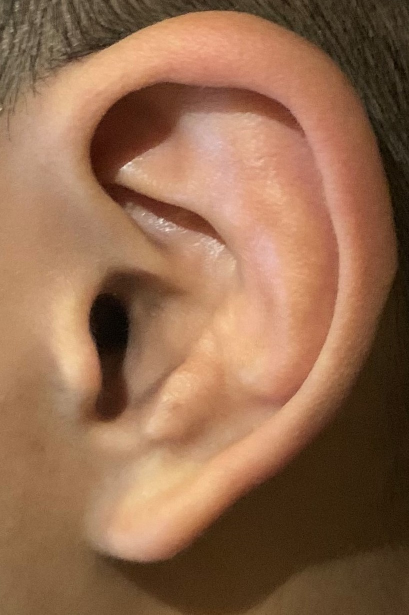
//> input picture FinalProgram/anchor.jpg, 818 x 1229 px (shown at 1/2 size); its folder holds 3 pictures in this run
$ ./main   (built with g++ and OpenCV 4)
//> lines starting //> are read from the running program, lines starting //| are printed output that depends on the picture
// ---------------------------------------------------------------------------
// main.cpp
// Author: Diego Guadarrama, Ely, Fred
// Created: 11/22/2021
// Last Modified: 12/07/2021
// ---------------------------------------------------------------------------
// Purpose: The purpose of Program4 is to use material learned in class and
// develop a project to showcase what we've learned this quarter. This program
// takes two images "anchor" and a second image named "test" and through
// several image processing techniques we attempt to first locate the ear in the
// the test image and second determine whether the ear found in anchor image is the same
// ear as in the test image. We use several techniques used in object/feature
// recognition and build upon those techniques focusing on key contrainst and
// are unique to each persons ear. Program4 features include:
// - allows for image input
// - allows for canny edge detection to be applied to image passed in.
// - allows for k-means algorithm to be applied to image passed in as well as passing
//   custom K values for k-means algorithm. Returns new image with K-Means algo. applied to it.
// - allows for custom cropping at given x,y coordinates of image and
//   with specified width and height..
// - allows for image to be enhanced (change settings in img: brightness, contrast,
//   blur).
// - allows for image to be displayed in window when program is ran
// - allows for image to be saved to disk (folder)
// - allows for creation of 3D matrix to keep track of where most sift features
//   are found in the test image
// - allows for creation of 3D matrix to keep track of most common color in image
// - allows for sift feature detection to be performed on image
// - allows for matchTemplate to be performed on given image
// - allows for grabCut to be perofrmed on passed in image
// - allows for passed in image to be rotated as specified by user
// - allows for image to be shows with shorthand method that takes in name (string) and img file
//   to make debuggin easier and code looking cleaner
// - allows for image calibration to better detect ears at an angle
// Assumptions:
// - all data is assumed to be correct and correctly formated
// - image is expected to be a jpg with the exception of jpeg for calibration method
// - testing images including "anchor" and "test" must be correctly located in the
//   same place as main.cpp
// - images from each category S (close up ear image), M(ear and head visibly shown), and
//	 L (far away from ear) should be fairly close in image size.
// - OpenCV is expected to be installed correctly and working in program
// - methods called from OpenCv must have valid parameters
// ---------------------------------------------------------------------------

#include <opencv2/core.hpp>
#include <opencv2/highgui.hpp>
#include <opencv2/calib3d/calib3d.hpp>
#include <iostream>
#include <opencv2/imgproc.hpp>
#include <opencv2/features2d.hpp>
#include <opencv2/highgui/highgui.hpp>
#include <opencv2/imgproc/imgproc.hpp>
#include <opencv2/core/core.hpp>

#include <stdio.h>
#include <iostream>
using namespace std;
using namespace cv;

// store cropped test image not affected by k-means
Mat testCropNoEffects;

// Defining the dimensions of checkerboard
// int CHECKERBOARD[2]{6 ,9};
int CHECKERBOARD[2]{ 9,7 };


// cannyEdgeDetection - performs canny edge detection using OpenCV
// preconditions: Takes valid image type
// postconditions: returns new image of same size with canny edge
// detection performed
// [16 lines left out: function cannyEdgeDetection, not called in this run]

// K_Means - applies k-means algo. to input IMG passed in compatible
// with both color and gray scale image
// preconditions: Valid image and number of desired clusters
// postconditions: returns new copy of image passed in
// with k-means applied to it with specific K value.
Mat K_Means(Mat input, int K) {
	// https://www.youtube.com/watch?v=dCZASegkY9g
	// converts iamge data into float data
	Mat samples(input.rows * input.cols, input.channels(), CV_32F);
	// loop through image values
	for (int y = 0; y < input.rows; y++) {
		for (int x = 0; x < input.cols; x++) {
			// check each channel
			for (int z = 0; z < input.channels(); z++) {
				// if image is colored convert each channel
				if (input.channels() == 3) {
					samples.at<float>(y + x * input.rows, z) = input.at<Vec3b>(y,x)[z];
				}
				// grayscale only has one channel
				else {
					samples.at<float>(y + x * input.rows, z) = input.at<uchar>(y, x);
				}
			}
		}
	}
	// output variables
	Mat labels;
	int attempts = 5;
	Mat centeres;
	// built-in function from OpenCV for image clustering
	kmeans(samples, K, labels, TermCriteria(TermCriteria::MAX_ITER | TermCriteria::EPS, 10, 1.0), attempts, KMEANS_PP_CENTERS, centeres);

	// convert our float data type to unsigned integer type and put in New_Image
	Mat New_Image(input.size(), input.type());
	for (int y = 0; y < input.rows; y++) {
		for (int x = 0; x < input.cols; x++) {
			int cluster_idx = labels.at<int>(y + x * input.rows, 0);
			if (input.channels() == 3) {
				// color img
				for (int z = 0; z < input.channels(); z++) {
					New_Image.at<Vec3b>(y, x)[z] = centeres.at<float>(cluster_idx, z);
				}
			}
			else {
				// grayscale img
				New_Image.at<uchar>(y , x) = centeres.at<float>(cluster_idx, 0);
			}
		}
	}
	// return input image with applied k-means to it
	return New_Image;

}

// cropAt - crops input image and returns new cropped image
// preconditions: valid image with in range x and y coordinates that are
// within image range and passed in width and height from x,y coord. must
// also not exceed range of input image rows and cols.
// postconditions: returns cropped image with indicated specifications
// from passed in variables
Mat cropAt(const Mat& input, int x, int y, int width, int height) {

	// x y width height
	Rect roi(x, y, width, height); // creates rectangle
	// crops image with rectangle and saves to imgCrop
	Mat imgCrop = input(roi);
	// return smaller cropped image
	return imgCrop;
}

// enhanceImg - applied gaussian blur and changes
// brightness/contrast if specified or passed in
// preconditions: valid image, with desired blur, brightness, and
// contrast to be applied.
// postconditions: returns new image with applied gaussian blur, brightness,
// and contrast levels if any were passed in by user
// [92 lines left out: functions enhanceImg, histogramCalcMostVotes_COLOR, not called in this run]

// histogramMostVotes_SIFT
// preconditions: all passed in values exist and are related to each
// other, to be used in conjuction with siftTest
// postconditions: finds the center of a 3x3 int the 5x5 with the
// most matches from good_matches
void histogramMostVotes_SIFT(const Mat& hayStack, vector<KeyPoint> kp2, int size, vector<DMatch> good_matches, int & row_match, int& col_match) {

	// size is a constant - the # of buckets in each dimension
	int dims[] = { size, size };
	// create 2D histogram of integers initialized to zero
	Mat commonCluster(2, dims, CV_32S, Scalar::all(0));

	// creates histogram
	for (size_t i = 0; i < good_matches.size(); i++) {
		Point2f haystackPts = kp2[good_matches[i].trainIdx].pt;

		// calculate correct historgram bucket coordinate 0-3
		int bucketSizeRow = hayStack.cols / size;
		int bucketSizeCol = hayStack.rows / size;
		int row = static_cast<int>(haystackPts.x / bucketSizeRow);
		int col = static_cast<int>(haystackPts.y / bucketSizeCol);

		// increment votes at historgram bucket
		commonCluster.at<int>(row, col)++;
	}

	//ints to keep track of current matches, and most matches
	int maxMatches = 0;
	int currMatches = 0;

	//loop through the 5x5
	for (int row = 1; row < size - 1; row++) {
		for (int col = 1; col < size - 1; col++) {
			currMatches = commonCluster.at<int>(row, col)//3x3 grid
				+ commonCluster.at<int>(row, col + 1)
				+ commonCluster.at<int>(row, col - 1)
				+ commonCluster.at<int>(row + 1, col + 1)
				+ commonCluster.at<int>(row + 1, col - 1)
				+ commonCluster.at<int>(row - 1, col + 1)
				+ commonCluster.at<int>(row - 1, col - 1)
				+ commonCluster.at<int>(row - 1, col)
				+ commonCluster.at<int>(row + 1, col);

			// compare num of matches at each position replace variables if true
			if (currMatches > maxMatches) {
				row_match = row;
				col_match = col;
				maxMatches = currMatches;
			}
		}
	}
}

// siftTest Identifies keypoint features using SIFT and makes matches using flann match detector, then makes crops on most matches
// preconditions: All passed in Mat images exist and float threshold is a reasonable threshold (no absurd value),
//					histogramMostVotes_SIFT() works correctly, cropAt() works correctly
// postconditions: a new cropped image of haystack is returned where the most amount of matches are found between
//					needle an hayStack images
Mat siftTest(const Mat& needle, const Mat& hayStack, float float_threshold) {

	//initialize sift tool
	Ptr<SIFT> sift = SIFT::create();

	// needle Mat
	Mat des1, test1;
	vector<KeyPoint> kp1;

	//detect keypoint and draw them from needle image
	sift->detectAndCompute(needle, Mat(), kp1, des1);
	drawKeypoints(needle, kp1, test1);

	// hayStack Mat
	Mat des2, test2;
	vector<KeyPoint> keyPoints2;

	//detect keypoints and draw them from hayStack image
	sift->detectAndCompute(hayStack, Mat(), keyPoints2, des2);
	drawKeypoints(hayStack, keyPoints2, test2);

	//flann matcher to detect matches between needle an hayStack
	//https://docs.opencv.org/3.4/d5/d6f/tutorial_feature_flann_matcher.html
	Ptr<DescriptorMatcher> matcher = DescriptorMatcher::create(DescriptorMatcher::FLANNBASED);
	vector<vector<DMatch>> knn_matches; // create another vect to keep track of matches
	matcher->knnMatch(des1, des2, knn_matches, 2);
	//-- Filter matches using the Lowe's ratio test
	const float ratio_thresh = float_threshold; //originally .7f
	vector<DMatch> good_matches;
	for (size_t i = 0; i < knn_matches.size(); i++) {
		if (knn_matches[i][0].distance < ratio_thresh * knn_matches[i][1].distance) {
			good_matches.push_back(knn_matches[i][0]);
		}
	}
	//-- Draw matches
	Mat img_matches;
	drawMatches(needle, kp1, hayStack, keyPoints2, good_matches, img_matches, Scalar::all(-1),
		Scalar::all(-1), vector<char>(), DrawMatchesFlags::NOT_DRAW_SINGLE_POINTS);

	//used for scaling
	int row_match = 0;
	int col_match = 0;
	const int size = 5;

	//get the position in 5x5 of haystack where there are the most matches
	histogramMostVotes_SIFT(hayStack, keyPoints2, size, good_matches, row_match, col_match);

	//scale haystack image
	int x = static_cast<int>((row_match - 1) * (hayStack.cols / size));
	int y = static_cast<int>((col_match - 1) * (hayStack.rows / size));
	int width = static_cast<int>((hayStack.cols / size) * 3);
	int height = static_cast<int>((hayStack.rows / size) * 3);

	//uncomment below to show the sift keypoints and match detection
	//			namedWindow("(SIFT) Good Matches", WINDOW_NORMAL);
	//			imshow("(SIFT) Good Matches", img_matches);

	//make a crop of the 3x3 in the 5x5 where the most matches are
	Mat croppedImg = cropAt(hayStack, x, y, width, height);
	//do the same crop to an vanilla image of haystacks
	testCropNoEffects = cropAt(testCropNoEffects, x, y, width, height);

	//returns cropped image
	return croppedImg; // croppedImg;
}


// matchTemplateTest
// preconditions: valid image's passed in, and ref variable "match"
// postconditions: returns new image with all matches found using the 6 template matching
// methods, also updates ref variable to indicate whether match was found
Mat matchTemplateTest(const Mat& input1, const Mat& input2, bool &match) {

	// all the different methods of doing template matching
	int methods[] = {TM_CCOEFF, TM_CCOEFF_NORMED, TM_CCORR, TM_CCORR_NORMED, TM_SQDIFF, TM_SQDIFF_NORMED};
	int index = 0;
	int const size = 6;
	// array to store x,y values from rectangles
	int overlappingMatches_x[size];
	int overlappingMatches_y[size];
	// how far away one rectangle can be from one another to be counted as a match
	int acceptedDifference = 15;

	Mat needle = input1.clone();
	Mat hayStack = input2.clone();

	Mat result,res;
	vector<Point> points;
	double minval, maxval;
	Point minloc, maxloc;

	// goes through each method of template match and runs OpenCV matchTemplate func drawing
	// a rectangle at each maxloc
	for (int method : methods) {
		matchTemplate(hayStack, needle, result, method); // originally only used TM_CCOEFF_NORMED
		// calculate matches
		minMaxLoc(result, &minval, &maxval, &minloc, &maxloc);
		// create rectangle at match with highest confidence level
		rectangle(hayStack, maxloc, Point(maxloc.x + needle.cols, maxloc.y + needle.rows), CV_RGB(0, 255, 0), 2);
		// prints coordinates of best match
		cout << "Best match top left position: " << maxloc << endl;
		// prints confidence level at coordinate
		cout << "Best match confidence: " << maxval << endl;

		// assign x, y coordinate to appropriate array and move index
		overlappingMatches_x[index] = maxloc.x;
		overlappingMatches_y[index] = maxloc.y;
		index++;

		// display
		cout << hayStack.rows << " |||||||||||||||||||||| " << hayStack.cols << endl;
		imshow("result", hayStack);
	}
	// deterministic variable to see if matches were found
	int Matches = 0;

	// goes through overlappingMatches_x and see if any
	for (int i = 0; i < size; i++) {
		int xleftRange = overlappingMatches_x[i] - acceptedDifference;
		int xrightRange = overlappingMatches_x[i] + acceptedDifference;
		int yUpRange = overlappingMatches_y[i] - acceptedDifference;
		int yDownRange = overlappingMatches_y[i] + acceptedDifference;

		if (xleftRange < 0) {
			xleftRange = 0;
		}
		if (hayStack.rows - 1 < xrightRange) {
			xrightRange = hayStack.rows - 1;
		}
		if (yUpRange < 0) {
			yUpRange = 0;
		}
		if (hayStack.cols - 1 < yDownRange) {
			yDownRange = hayStack.cols - 1;
		}
		if (xleftRange < overlappingMatches_x[i] && overlappingMatches_x[i] < xrightRange &&
			yUpRange < overlappingMatches_y[i] && overlappingMatches_y[i] < yDownRange) {
			Matches++;
		}
	}

	if (2 < Matches) {
		match = true;
	}

	return result;
}

// grabCutTest - grabCut OpenCV method exclusive for anchor image
// to eliminate noise around ear (aka hair)
// preconditions: anchor image
// postconditions: returns grab cut on anchor image
// [52 lines left out: functions grabCutTest, rotateImg, not called in this run]

// showImg - method created to avoid having to making testing and
// seeing images faster.
// preconditions: valid input image and desired window title (String)
// postconditions: returns image in window name dictated by string var 'name'
void showImg(const Mat& input, String name) {
	// sets window title to name
	namedWindow(name, WINDOW_NORMAL);
	// keep proportions on input img
	resizeWindow(name, input.cols, input.rows);
	// display
	imshow(name, input);
	//cout << name << ".cols: " << input.cols << " | "<<name<<".rows : " << input.rows << endl;
}

// calibration calibrates the camera by giving us values for camera matrix, distance coefficients,
// rotation vecotor and translation vector to use in a later method
// preconditions: checkerboard int array is created and set to correct dimensions
// postconditions: Values related to camera calibration is printed and saved to be used later
// [82 lines left out: function calibration, not called in this run]

// main
// preconditions: valid batch file values in order String char String
// postconditions: determine whether anchor ear img exists in test img and
// whether they're the same ear
int main(int argc, char* argv[]) {
	String anchorFile = "anchor.jpg";
	String testFile = " ";
	char sizeOfTestImg = ' ';
	bool camera = false;
	//*******************************************************************
	//**********************EDIT THIS PART ******************************
	//small image
	//testFile = "S_anchor2.jpg";
	//sizeOfTestImg = 'S';


	//medium image
	//testFile = "M_topDownView.jpg";
	//sizeOfTestImg = 'M';


	//large image
	testFile = "L_withOtherPeople.jpg";
	sizeOfTestImg = 'L';


	//camera calibration
	/*calibration();
	camera = true;*/
	//********************************************************************
	//********************************************************************


	if (!camera) {
		bool match = false;

		// read in images
		Mat anchor = imread(anchorFile);
//> anchor is the input picture: 1229 rows x 818 cols, CV_8UC3; mean B, G, R 77.9, 106.5, 147.1
		Mat anchorOriginal = imread(anchorFile);
		Mat test = imread(testFile);
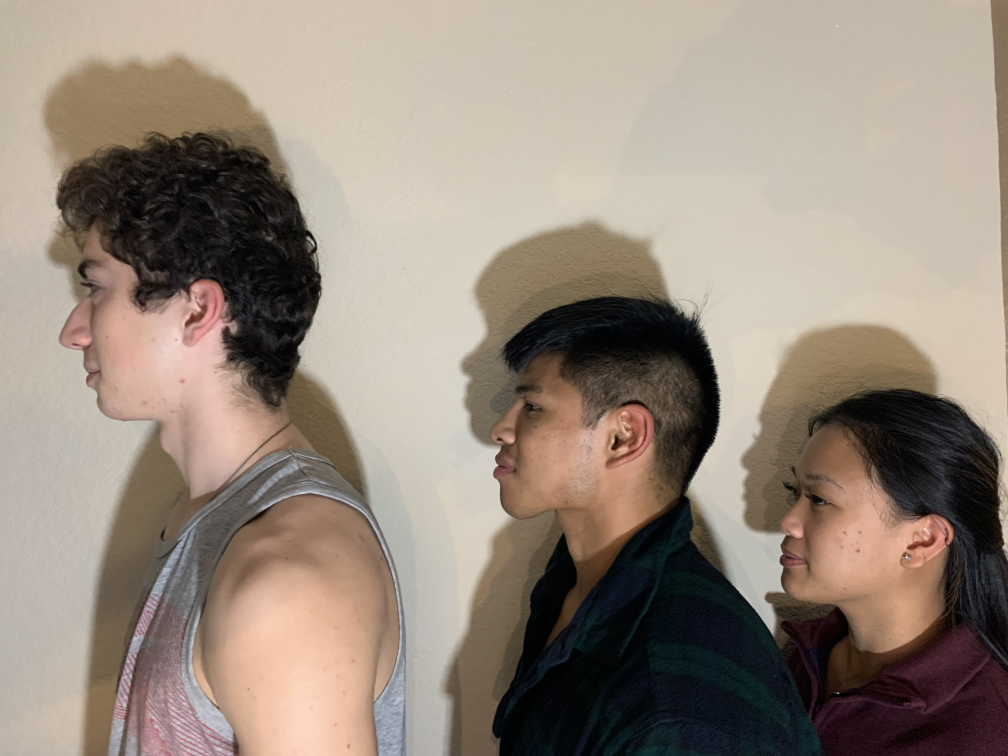
//> input picture FinalProgram/L_withOtherPeople.jpg, 4032 x 3024 px (shown at 1/4 size)
//> test is the input picture: 3024 rows x 4032 cols, CV_8UC3; mean B, G, R 124.1, 136.5, 150.2
		Mat testOriginal = imread(testFile);

		// set values
		float resizeAnchor = 0;
		float resizeTest = 0;
		int anchorKValue = 0;
		int iterations = 0;
		double threshold = 0;

		// update values determined by image category
		if (sizeOfTestImg == 'S') {
			resizeAnchor = 1;
			resizeTest = .5;
			anchorKValue = 3;
			iterations = 2;
			threshold = 0.9;
		}
		else if (sizeOfTestImg == 'M') {
			resizeAnchor = .5;
			resizeTest = 0.5;
			anchorKValue = 4;
			iterations = 3;
			threshold = 0.7;
		}
		else {
			resizeAnchor = 1;
			resizeTest = 0.5;
			anchorKValue = 4;
			iterations = 3;
			threshold = 0.9;
		}

		// resize both anchor and test img to make program run more efficiently
		resize(anchor, anchor, Size(), resizeAnchor, resizeAnchor);
		resize(test, test, Size(), resizeTest, resizeTest);
//> test: 1512 rows x 2016 cols, CV_8UC3
		// update var to latest version of test img
		testCropNoEffects = test.clone();

		//----------------- apply k-means -----------------
		anchor = K_Means(anchor, anchorKValue);
//> in K_Means, `kmeans(samples, K, labels, TermCriteria(TermCriteria::MAX_ITER | TermC..`: centeres = [[98.67, 131.2, 182.6], [20.68, 40.66, 61.93], [133.8, 168.5, 220.3], [63.06, 91.06, 130.7]]
//> after the loop in K_Means, `for (int y = 0; y < input.rows; y++)`:
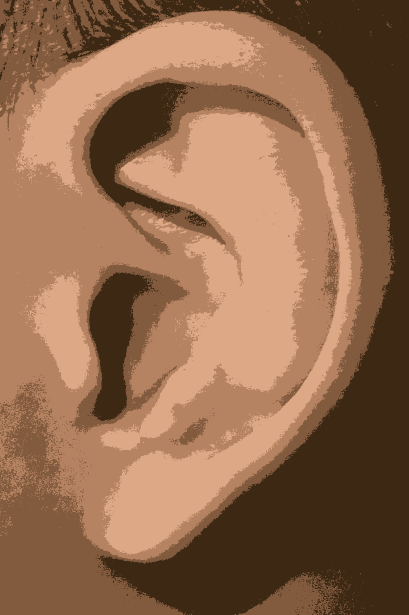
//> New_Image: 1229 rows x 818 cols, CV_8UC3 (shown at 1/2 size); mean B, G, R 77.3, 106.1, 146.5
		test = K_Means(test, 5);
//> call 2 of K_Means, with K = 5
//> in K_Means (call 2), `kmeans(samples, K, labels, TermCriteria(TermCriteria::MAX_ITER | TermC..`: centeres = [[21.78, 20.31, 23.35], [166.1, 179.2, 194.7], [71.98, 88.6, 106.3], [184, 199.2, 211.8], [105.9, 127.6, 155.6]]
//> after the loop in K_Means (call 2), `for (int y = 0; y < input.rows; y++)`:
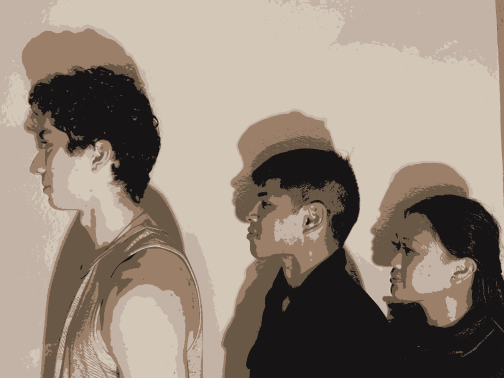
//> New_Image: 1512 rows x 2016 cols, CV_8UC3 (shown at 1/4 size); mean B, G, R 123.4, 136.2, 149.8

		// ----------------- sift Iterator -----------------
		// detect ear in test image from anchor sift features
		for (int i = 0; i < iterations; i++) {
			test = siftTest(anchor, test, threshold);
			//showImg(test, testFile + string(1, i));
		}
//> this loop made 3 passes
//> (row_match in siftTest, col_match in siftTest, x in siftTest, y in siftTest, roi in cropAt (second call)) on passes 1 to 3: (3, 3, 806, 604, Rect(806, 604, 1209, 906)), (2, 1, 241, 0, Rect(241, 0, 723, 543)), (1, 2, 0, 108, Rect(0, 108, 432, 324))
//> pass 1, in siftTest, `drawKeypoints(needle, kp1, test1);`:
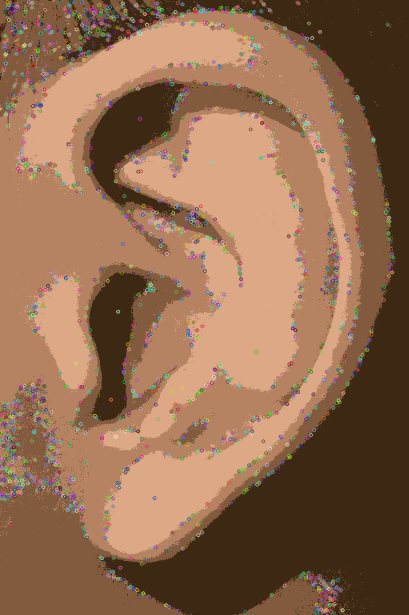
//> test1: 1229 rows x 818 cols, CV_8UC3 (shown at 1/2 size); mean B, G, R 79.5, 107, 145.5
//> pass 1, in siftTest, `drawKeypoints(hayStack, keyPoints2, test2);`:
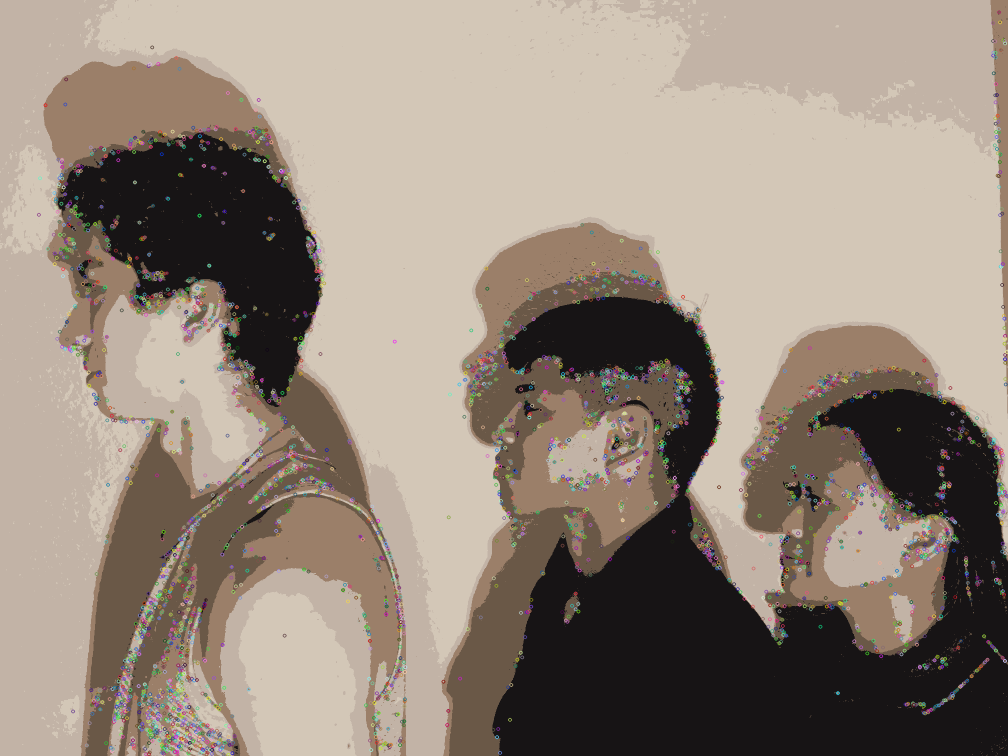
//> test2: 1512 rows x 2016 cols, CV_8UC3 (shown at 1/2 size); mean B, G, R 124.3, 136.7, 149.8
		// update anchor and test images
		// we did this for better code readability
		anchor = anchorOriginal.clone();
		test = testCropNoEffects.clone();
//> (the rest of the program and of its run is left out)
